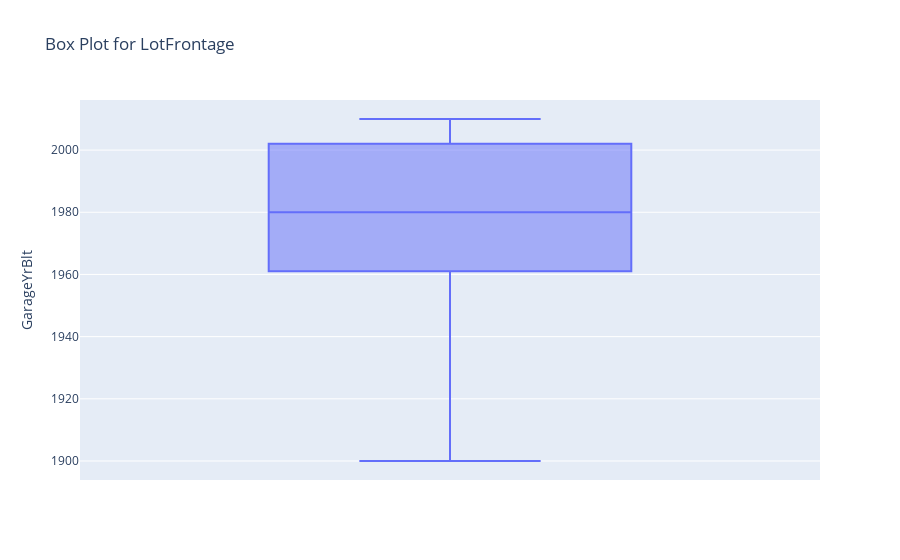

The notebook cell saved with this chart:
### Code cell
fig = px.box(data, y='GarageYrBlt', title='Box Plot for LotFrontage')
fig.show()

### Figure 1 — Plotly figure (JSON) as saved in the notebook; plotly's stock layout.template omitted (floating-point values rounded to 4 significant figures; data arrays with more than 128 entries replaced by an {"elided": "..."} marker saying what was removed)
{"data": [{"alignmentgroup": "True", "hovertemplate": "GarageYrBlt=%{y}<extra></extra>", "legendgroup": "", "marker": {"color": "#636efa"}, "name": "", "notched": false, "offsetgroup": "", "orientation": "v", "showlegend": false, "type": "box", "x0": " ", "xaxis": "x", "y": {"elided": "1460 int values"}, "y0": " ", "yaxis": "y"}], "layout": {"boxmode": "group", "legend": {"tracegroupgap": 0}, "title": {"text": "Box Plot for LotFrontage"}, "xaxis": {"anchor": "y", "domain": [0, 1]}, "yaxis": {"anchor": "x", "domain": [0, 1], "title": {"text": "GarageYrBlt"}}}}
